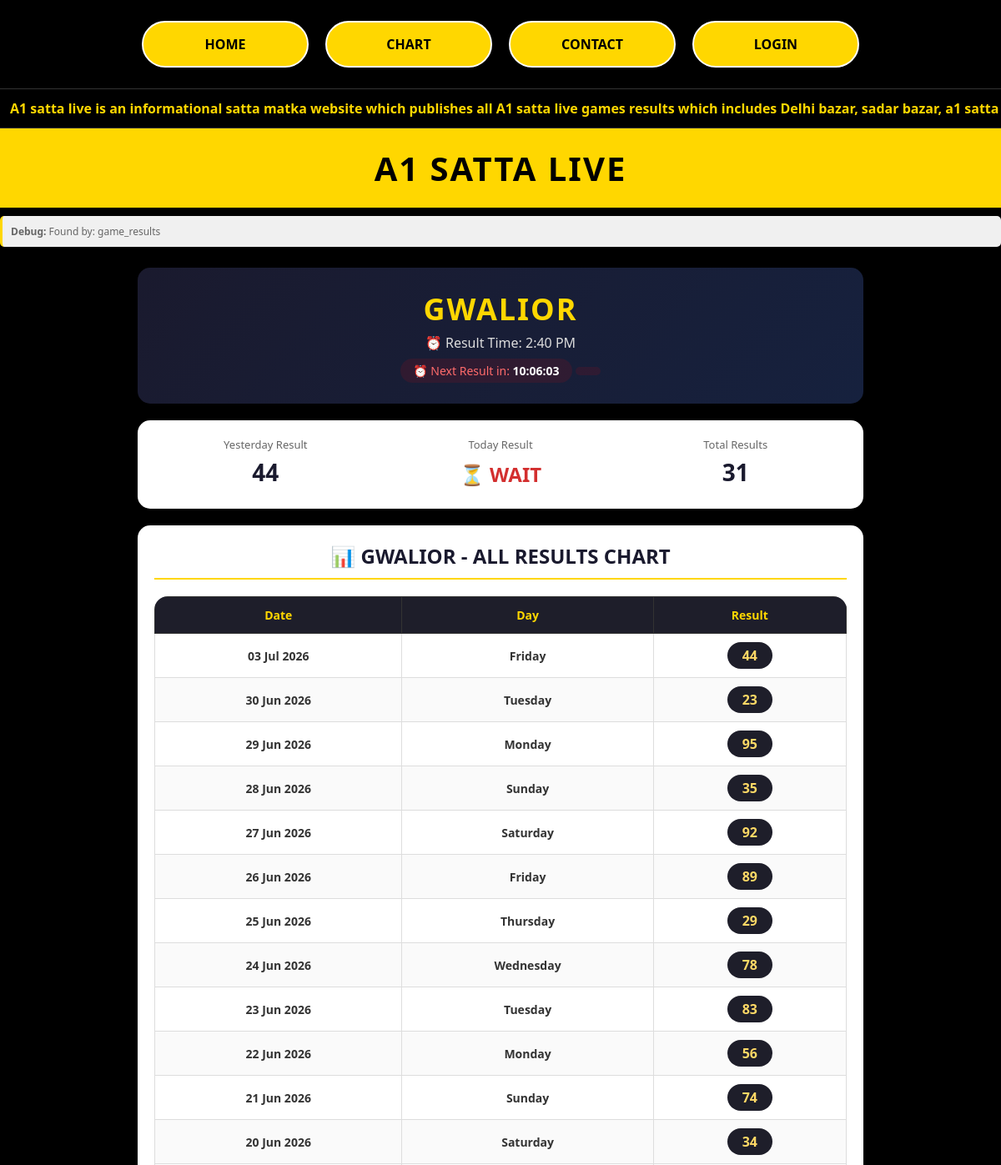
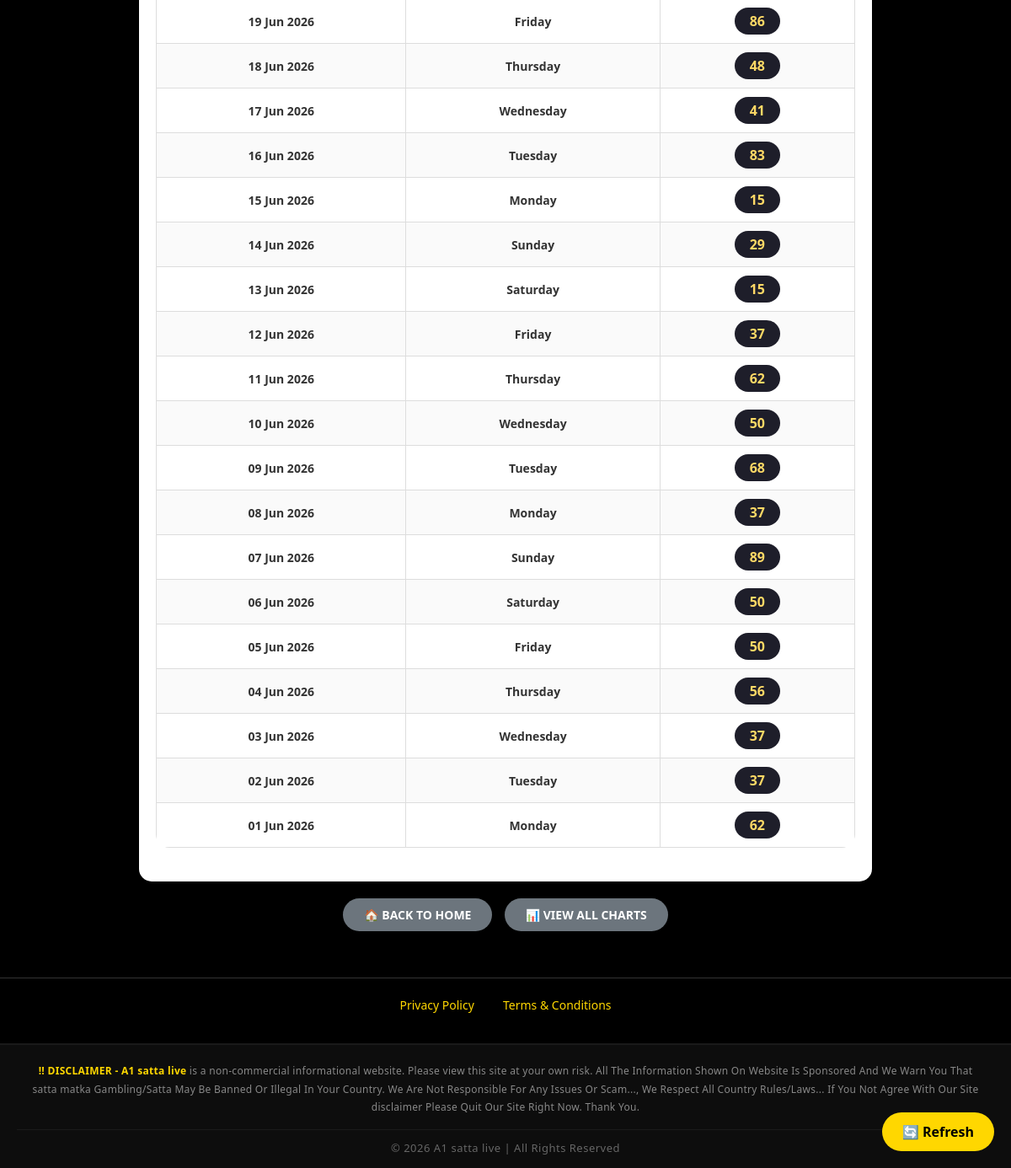
Page /game.php?game=gwalior on the committed database (2 pictures, top to bottom).
### tables this page shows
CREATE TABLE `game_results` (
  `id` int NOT NULL AUTO_INCREMENT,
  `game_name` varchar(100) NOT NULL,
  `display_name` varchar(100) NOT NULL,
  `yesterday_result` varchar(10) DEFAULT '--',
  `today_result` varchar(10) DEFAULT 'WAIT',
  `result_time` varchar(20) DEFAULT NULL,
  `time` varchar(20) DEFAULT '--',
  `table_type` enum('table1','table2') DEFAULT 'table1',
  `status` tinyint(1) DEFAULT '1',
  `is_latest` tinyint(1) DEFAULT '0',
  PRIMARY KEY (`id`),
  UNIQUE KEY `game_name` (`game_name`)
);

### game.php (the view, shortened to what this page needs)
<?php
require_once 'config.php';
$game_slug = isset($_GET['game']) ? trim($_GET['game']) : '';
$game_name = str_replace('-', ' ', $game_slug);
$game_result = null;
$is_custom_table_game = false;
$found_by = '';
try {
    $stmt = $pdo->prepare("SELECT * FROM game_results WHERE LOWER(game_name) = LOWER(?) AND status = 1");
    $stmt->execute([$game_name]);
    $game_result = $stmt->fetch(PDO::FETCH_ASSOC);
    if ($game_result) {
        $found_by = 'game_results';
    }
} catch (PDOException $e) {
    error_log("Error in game_results query: " . $e->getMessage());
}
    ?>
    <?php
$current_result = $game_result['today_result'] ?? 'WAIT';
$yesterday_result = $game_result['yesterday_result'] ?? '--';
$result_time = $game_result['result_time'] ?? '';
$display_name = !empty($game_result['display_name']) ? $game_result['display_name'] : strtoupper($game_name);
if (!$is_custom_table_game) {
    try {
        $stmt = $pdo->prepare("SELECT timing FROM game_timings WHERE LOWER(game_name) = LOWER(?) AND is_active = 1 LIMIT 1");
        $stmt->execute([$game_name]);
        $timing_row = $stmt->fetch(PDO::FETCH_ASSOC);
        $game_timing = $timing_row ? $timing_row['timing'] : $result_time;
    } catch (PDOException $e) {
        $game_timing = $result_time;
    }
} else {
    $game_timing = $result_time;
}
function shouldShowTodayResult($game_timing)
{
    $current_time = new DateTime('now', new DateTimeZone('Asia/Kolkata'));
    $current_hour = (int) $current_time->format('H');
    $current_minute = (int) $current_time->format('i');
    $current_minutes = ($current_hour * 60) + $current_minute;
    $timing_parts = explode(' ', $game_timing);
    if (count($timing_parts) == 2) {
        $time_parts = explode(':', $timing_parts[0]);
        $hour = (int) $time_parts[0];
        $minute = (int) $time_parts[1];
        $ampm = strtoupper($timing_parts[1]);
        if ($ampm == 'PM' && $hour != 12) {
            $hour += 12;
        } elseif ($ampm == 'AM' && $hour == 12) {
            $hour = 0;
        }
        $timing_minutes = ($hour * 60) + $minute;
    } else {
        $time_parts = explode(':', $game_timing);
        $hour = (int) $time_parts[0];
        $minute = (int) ($time_parts[1] ?? 0);
        $timing_minutes = ($hour * 60) + $minute;
    }
    return $current_minutes >= $timing_minutes;
}
$show_today_result = shouldShowTodayResult($game_timing);
if (!$show_today_result) {
    $current_result = 'WAIT';
}
try {
    $stmt = $pdo->prepare("SELECT chart_date, result FROM chart_data WHERE LOWER(game_name) = LOWER(?) ORDER BY chart_date DESC");
    $stmt->execute([$game_name]);
    $chart_data = $stmt->fetchAll(PDO::FETCH_ASSOC);
} catch (PDOException $e) {
    error_log("Error fetching chart data: " . $e->getMessage());
    $chart_data = [];
}
require_once 'header.php';
?>
<link rel="stylesheet" href="./css/game-detail.css">
<div
    style="background: #f0f0f0; padding: 10px; margin: 10px 0; border-radius: 5px; font-size: 12px; color: #666; border-left: 3px solid #ffd700;">
    <strong>Debug:</strong> Found by: <?php echo $found_by; ?>
</div>
<div class="game-page-container">
    <div class="game-header-box">
        <h1><?php echo htmlspecialchars(strtoupper($display_name)); ?></h1>
        <div class="game-time">⏰ Result Time: <?php echo htmlspecialchars($game_timing ?: 'N/A'); ?></div>
        <div id="countdownTimer" class="countdown-timer">Loading timer...</div>
    </div>
    <div class="game-info-card">
        <div class="game-info-item">
            <div class="label">Yesterday Result</div>
            <div class="value"><?php echo htmlspecialchars($yesterday_result); ?></div>
        </div>
        <div class="game-info-item">
            <div class="label">Today Result</div>
            <div
                class="value <?php echo ($current_result == 'WAIT' || $current_result == '-1' || empty($current_result)) ? 'wait' : 'result'; ?>">
                <?php if ($current_result == 'WAIT' || $current_result == '-1' || empty($current_result)): ?>
                    ⏳ WAIT
                <?php else: ?>
                    <?php echo htmlspecialchars($current_result); ?>
                <?php endif; ?>
            </div>
        </div>
        <div class="game-info-item">
            <div class="label">Total Results</div>
            <div class="value"><?php echo count($chart_data); ?></div>
        </div>
    </div>
    <div class="chart-section">
        <h2>📊 <?php echo htmlspecialchars(strtoupper($display_name)); ?> - ALL RESULTS CHART</h2>
        <div class="chart-table-wrapper">
            <table class="chart-table">
                <thead>
                    <tr>
                        <th>Date</th>
                        <th>Day</th>
                        <th>Result</th>
                    </tr>
                </thead>
                <tbody>
                    <?php if (!empty($chart_data)): ?>
                        <?php foreach ($chart_data as $row):
                            $date_parts = explode('-', $row['chart_date']);
                            if (count($date_parts) == 3) {
                                $year_num = $date_parts[0];
                                $month_num = $date_parts[1];
                                $day_num = $date_parts[2];
                                $timestamp = mktime(0, 0, 0, $month_num, $day_num, $year_num);
                                $date_formatted = date('d M Y', $timestamp);
                                $day_name = date('l', $timestamp);
                            } else {
                                $date_formatted = $row['chart_date'];
                                $day_name = '--';
                            }
                            $result_number = $row['result'];
                            ?>
                            <tr>
                                <td class="date-col"><?php echo $date_formatted; ?></td>
                                <td class="day-col"><?php echo $day_name; ?></td>
                                <td>
                                    <span class="result-box">
                                        <?php echo htmlspecialchars($result_number ?: '--'); ?>
                                    </span>
                                </td>
                            </tr>
                        <?php endforeach; ?>
                    <?php endif; ?>
                </tbody>
            </table>
        </div>
    </div>
    <div style="text-align: center; margin: 20px 0;">
        <a href="index.php" class="back-btn">🏠 BACK TO HOME</a>
        <a href="chart.php" class="back-btn" style="margin-left: 10px;">📊 VIEW ALL CHARTS</a>
    </div>
</div>
<div class="footer">
    <a href="/privacy-policy">Privacy Policy</a>
    <a href="/terms-conditions">Terms & Conditions</a>
</div>
<?php require_once 'footer.php'; ?>

### css/header.css (style rules this page uses)
* { margin: 0; padding: 0; box-sizing: border-box; font-family: "Segoe UI", Arial, sans-serif; }
body { background: #000; }
table { width: 100%; border-collapse: collapse; background: #fff; border-radius: 16px; overflow: hidden; margin-bottom: 20px; }
th { background: #000; color: #ffd700; padding: 20px; font-size: 24px; border: 1px solid #333; }
td { border: 1px solid #ccc; text-align: center; padding: 20px; font-size: 24px; font-weight: bold; }
.wait { color: #d32f2f; font-weight: bold; display: inline-block; background: #fff; padding: 5px 15px; border-radius: 20px; }
.footer { background: #000; text-align: center; padding: 30px; border-top: 1px solid #333; }
.footer a { color: #ffd700; text-decoration: none; margin: 0 15px; font-size: 14px; }

### css/game-detail.css (style rules this page uses)
.game-page-container { max-width: 900px; margin: 0 auto; padding: 15px; }
.game-header-box { background: linear-gradient(135deg, #1a1a2e, #16213e); color: #ffd700; padding: 25px 20px; border-radius: 15px; margin-bottom: 20px; text-align: center; }
.game-header-box h1 { font-size: clamp(24px, 5vw, 36px); margin: 0 0 5px 0; letter-spacing: 2px; }
.game-header-box .game-time { font-size: 16px; color: #ddd; margin-top: 5px; }
.game-header-box .countdown-timer { font-size: 14px; color: #ff6b6b; margin-top: 8px; padding: 5px 15px; background: rgba(255, 0, 0, 0.1); border-radius: 20px; display: inline-block; }
.game-info-card { background: #fff; border-radius: 15px; padding: 20px; margin-bottom: 20px; box-shadow: 0 2px 10px rgba(0, 0, 0, 0.08); display: flex; justify-content: space-around; flex-wrap: wrap; gap: 15px; text-align: center; }
.game-info-item { flex: 1; min-width: 120px; }
.game-info-item .label { color: #666; font-size: 13px; margin-bottom: 5px; }
.game-info-item .value { font-size: clamp(18px, 4vw, 28px); font-weight: bold; color: #1a1a2e; }
.game-info-item .value.wait { color: #d32f2f; font-size: clamp(18px, 3vw, 24px); animation: pulse 1.5s ease-in-out infinite; }
.chart-section { background: #fff; border-radius: 15px; padding: 20px; box-shadow: 0 2px 10px rgba(0, 0, 0, 0.08); margin-bottom: 20px; }
.chart-section h2 { text-align: center; color: #1a1a2e; margin: 0 0 20px 0; font-size: clamp(18px, 3vw, 24px); border-bottom: 2px solid #ffd700; padding-bottom: 10px; }
.chart-table-wrapper { overflow-x: auto; -webkit-overflow-scrolling: touch; }
.chart-table { width: 100%; border-collapse: collapse; min-width: 500px; }
.chart-table th { background: #1e1e2a; color: #ffd700; padding: 12px 15px; font-size: 14px; font-weight: bold; text-align: center; border: 1px solid #333; white-space: nowrap; }
.chart-table td { border: 1px solid #ddd; padding: 10px 15px; text-align: center; font-size: 14px; color: #333; }
.chart-table tbody tr:nth-child(even) { background: #fafafa; }
.date-col { font-weight: bold; color: #1a1a2e; white-space: nowrap; }
.day-col { color: #666; }
.result-box { background: #1e1e2a; display: inline-block; padding: 5px 18px; border-radius: 20px; color: #ffd966; font-weight: bold; font-size: 16px; min-width: 50px; }
.back-btn { display: inline-block; padding: 10px 25px; background: #6c757d; color: #fff; text-decoration: none; border-radius: 30px; font-weight: bold; font-size: 14px; transition: 0.3s; }
.footer { background: #000; text-align: center; padding: 20px; border-top: 1px solid #333; margin-top: 20px; }
.footer a { color: #ffd700; text-decoration: none; margin: 0 15px; font-size: 14px; }

### rows in the picture
game_results: display_name "GWALIOR", result_time "2:40 PM", yesterday_result "44"

### other values in the picture
$found_by "game_results"
count($chart_data) "31"
$date_formatted "03 Jul 2026"
$day_name "Friday"
$result_number ?: '--' "44"
$date_formatted "30 Jun 2026"
$day_name "Tuesday"
$result_number ?: '--' "23"
$date_formatted "29 Jun 2026"
$day_name "Monday"
$result_number ?: '--' "95"
$date_formatted "28 Jun 2026"
$day_name "Sunday"
$result_number ?: '--' "35"
$date_formatted "27 Jun 2026"
